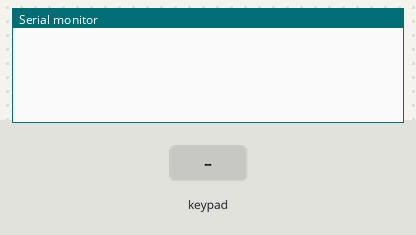
Bench run of a sketch on a simulated Arduino Uno, built with avr-gcc and run on an emulated ATmega328P. Parts: the last lines printed to the serial monitor. The test bench sets the inputs (shaded band).

Above: at 1.2 s.
1.3 s: key '1' pressed
At 1.9 s:
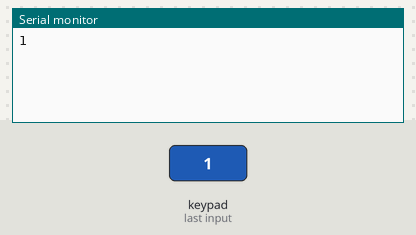
2.8 s: keypad keys 5 4 3 2 # pressed 0.4 s apart
At 5.7 s:
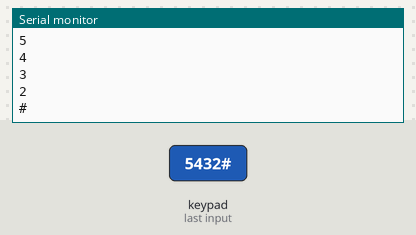
6.3 s: key '*' pressed
At 7.1 s:
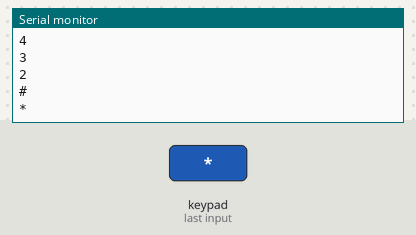
7.8 s: keypad keys 6 8 7 pressed 0.4 s apart
At 10.0 s:
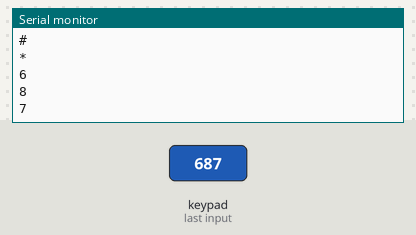
Timing chart, 0 to 11.5 s (numbered marks = the images above; inputs shaded):
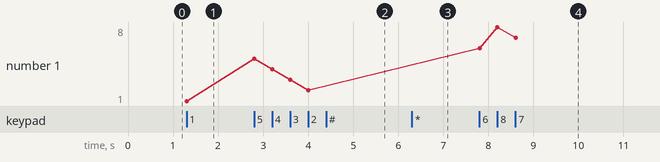

The sketch:

button_4_3.ino
```cpp
#include <Key.h>
#include <Keypad.h>

const byte ROWS = 4; //four rows
const byte COLS = 3; //four columns

// byte rowPins[ROWS] = {5, 4, 3, 2}; //connect to the row pinouts of the keypad
// byte colPins[COLS] = {6, 8, 7}; //connect to the column pinouts of the keypad
byte rowPins[ROWS] = {5, 4, 3, 2}; //connect to the row pinouts of the keypad
byte colPins[COLS] = {6, 8, 7}; //connect to the column pinouts of the keypad

// char keys[ROWS][COLS] = {
//   {'1','2','3','A'},
//   {'4','5','6','B'},
//   {'7','8','9','C'},
//   {'#','0','*','D'}
// };

char keys[ROWS][COLS] = {
  {'1','2','3'},
  {'4','5','6'},
  {'7','8','9'},
  {'#','0','*'}
};

Keypad keypad = Keypad( makeKeymap(keys), rowPins, colPins, ROWS, COLS );

void setup() {
  Serial.begin(9600);
}

void loop() {
  char key = keypad.getKey();

  if (key) {
    Serial.println(key);
  }
}
```

Measured:
- after the input at 1.3 s, the serial monitor: prints a new line at once (image 1)
- after the input at 2.8 s, the serial monitor: prints a new line at once (image 2)
- after the input at 6.3 s, the serial monitor: prints a new line at once (image 3)
- after the input at 7.8 s, the serial monitor: prints a new line at once (image 4)
- plotted number 1: 1 → 2 after the input at 2.8 s, 2 → 7 after the input at 7.8 s
